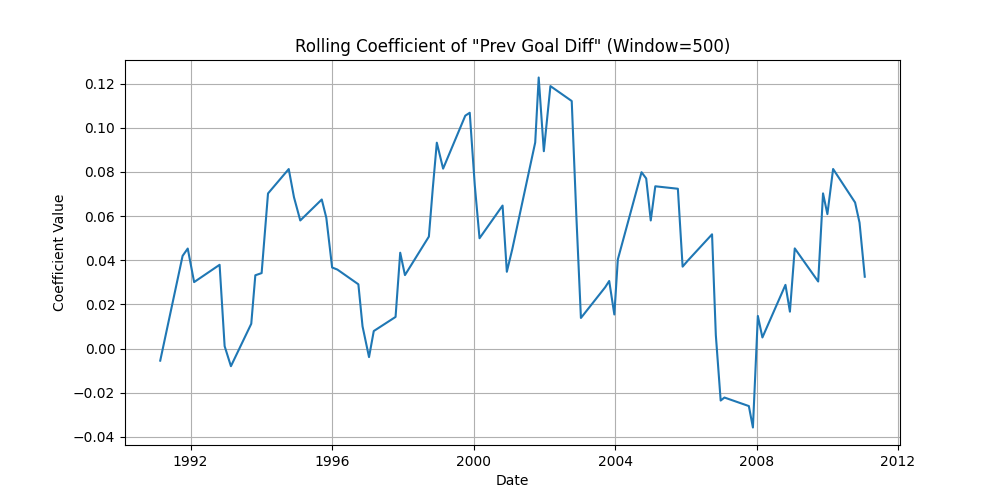

Source code (Python):
import pandas as pd
import numpy as np
from sklearn.linear_model import LinearRegression
import matplotlib.pyplot as plt
import os

def analyze_coef_extrapolation():
    print("Loading data...")
    try:
        df = pd.read_csv('../../data/games.csv')
    except:
        df = pd.read_csv('data/games.csv')
        
    # We want to see how the importance of a feature (e.g., Goal Difference) changes over seasons
    # Rolling Regression
    
    df['Diff'] = df['HS'] - df['AS'] if 'HS' in df.columns else df['HSC'] - df['ASC']
    df['Date'] = pd.to_datetime(df['Date'])
    df = df.sort_values('Date')
    
    coefs = []
    dates = []
    
    window = 500
    step = 100
    
    # Feature: Previous Game Goal Diff (Simple momentum feature)
    # Just to test coefficient stability.
    # We need a Lagged feature.
    
    last_diff = {}
    prev_diffs = []
    
    for i, row in df.iterrows():
        hid = row['HID']
        aid = row['AID']
        
        ph = last_diff.get(hid, 0)
        pa = last_diff.get(aid, 0)
        
        prev_diffs.append(ph - pa) # Feature: Home Prev Diff - Away Prev Diff
        
        last_diff[hid] = row['Diff']
        last_diff[aid] = -row['Diff']
        
    df['Feat_PrevDiff'] = prev_diffs
    
    # Rolling Regression
    # Target: Margin (Diff)
    
    for start in range(0, len(df) - window, step):
        subset = df.iloc[start : start+window]
        X = subset[['Feat_PrevDiff']].values
        y = subset['Diff'].values
        
        if len(X) < window: continue
        
        model = LinearRegression()
        model.fit(X, y)
        
        coefs.append(model.coef_[0])
        dates.append(subset['Date'].iloc[-1])
        
    plt.figure(figsize=(10, 5))
    plt.plot(dates, coefs)
    plt.title('Rolling Coefficient of "Prev Goal Diff" (Window=500)')
    plt.ylabel('Coefficient Value')
    plt.xlabel('Date')
    plt.grid()
    plt.savefig('src/research/coef_extrapolation.png')
    
    std = np.std(coefs)
    mean = np.mean(coefs)
    
    readme = f"""# Coefficient Extrapolation (Stability)

## Goal
Check if the predictive power of a feature (Previous Goal Difference) assumes a constant value or drifts over time.

## Findings
- **Mean Coefficient**: {mean:.4f}
- **Std Dev**: {std:.4f}
- **Stability**: See `coef_extrapolation.png`.

## Implication
- If the plot is flat, the game meta is stable.
- If it trends up/down, the importance of "Momentum" is changing.
- Large fluctuations suggest high variance or regime changes (e.g., rule changes).
"""

    os.makedirs('src/research', exist_ok=True)
    with open('src/research/COEF_EXTRAP_README.md', 'w') as f:
        f.write(readme)
    print("README generated.")

if __name__ == "__main__":
    analyze_coef_extrapolation()
